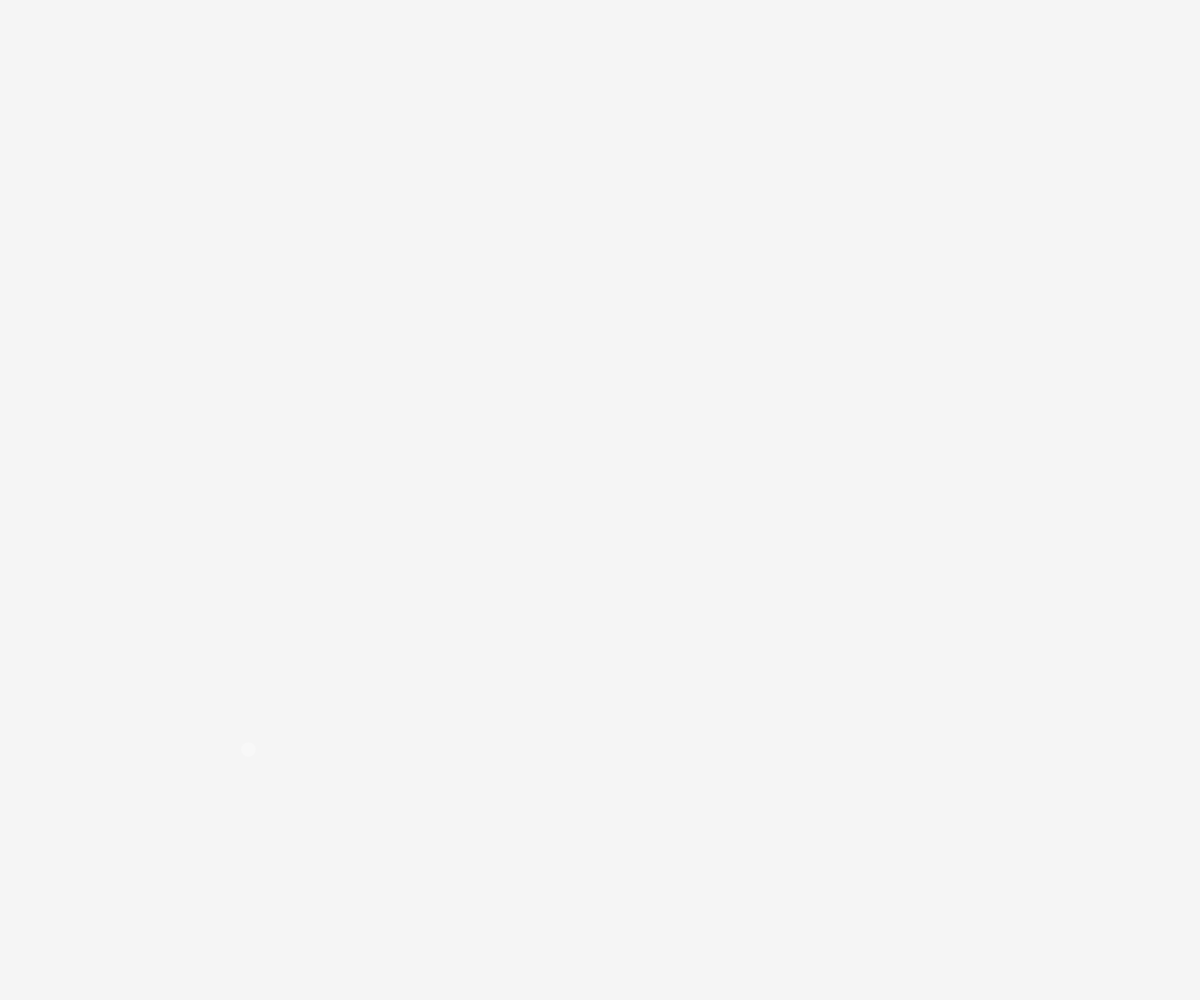
Frame 1 (no input)
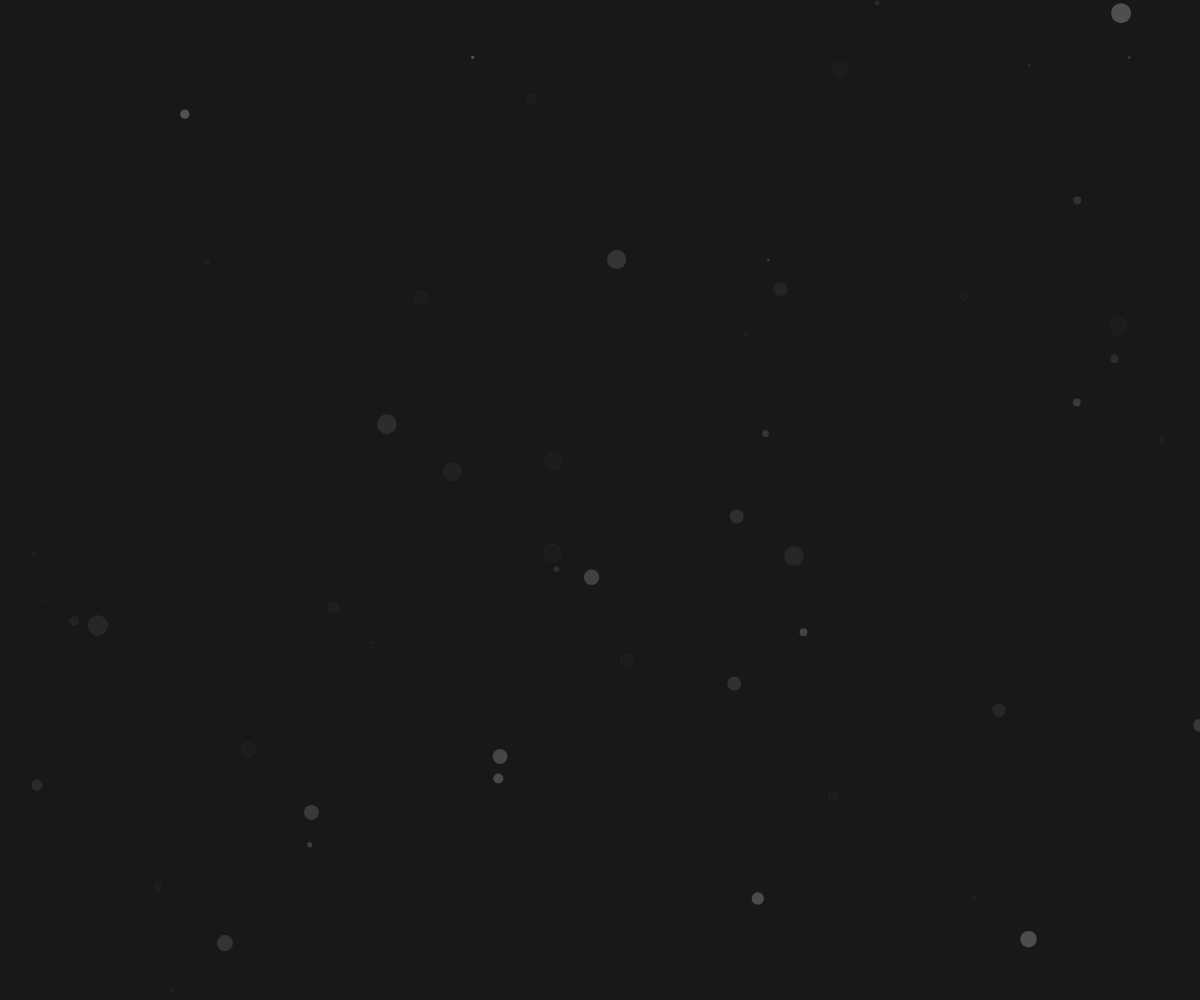
Frame 60 (no input)
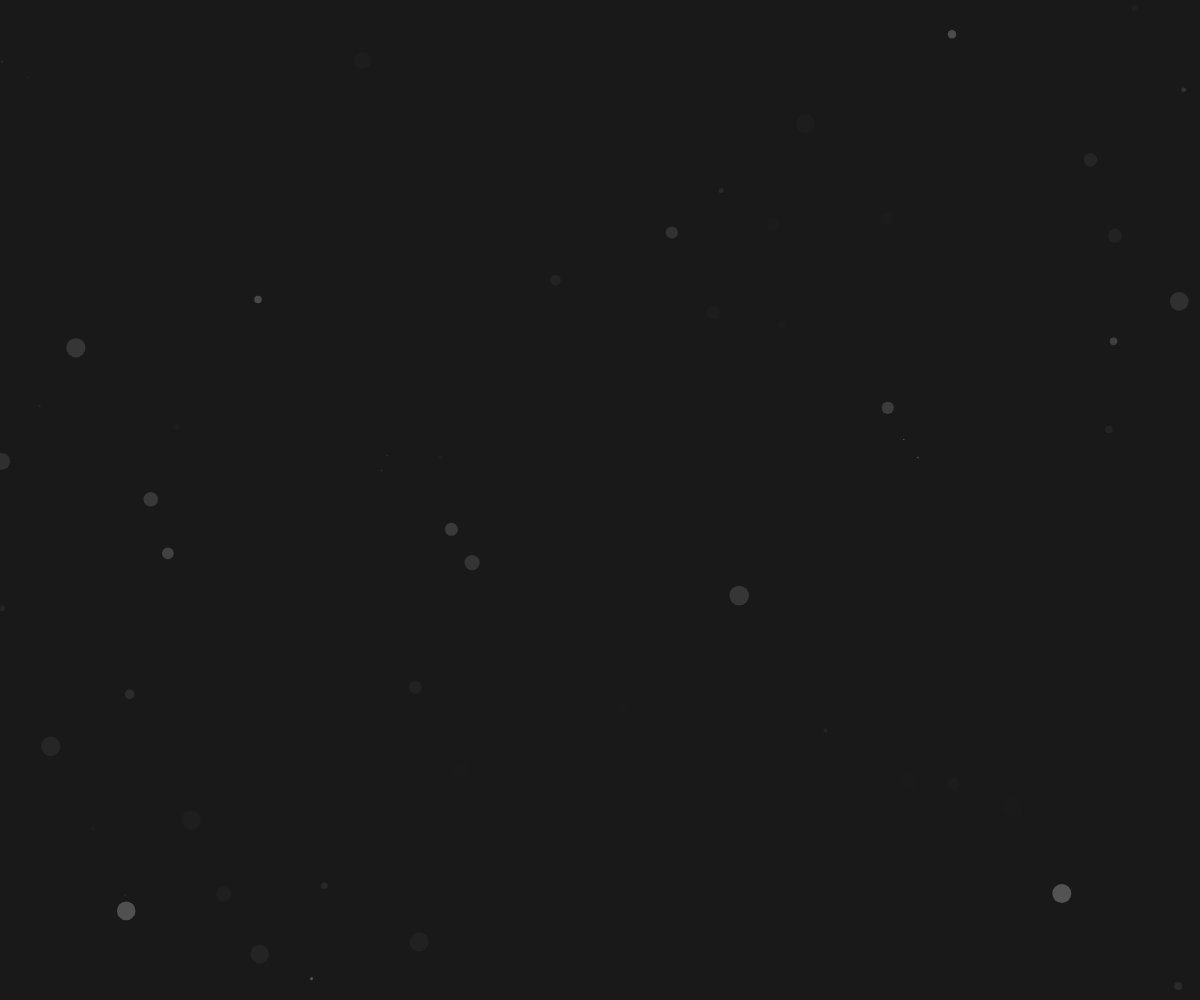
Frame 120 (the mouse pressed at the canvas centre since frame 60)

The p5.js sketch that drew these frames (run headless with seeded random() and noise() and a simulated clock; from frame 60 on, the mouse is pressed at the canvas centre):

// p5.js sketch
// ── sketch.js
/** Jacqueline coded this sketch **/
function setup() {
  var canvas=createCanvas(windowWidth, windowHeight);
}

function draw() {
  background(0, 10);
  noStroke();
  fill(255, 70);
  var r = random(20);
  ellipse(random(windowWidth), random(windowHeight), r, r);
}

function mousePressed(){
  background(255);
}
